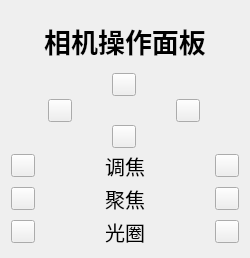
<?xml version="1.0" encoding="UTF-8"?>
<ui version="4.0">
 <class>CameraControl</class>
 <widget class="QWidget" name="CameraControl">
  <property name="geometry">
   <rect>
    <x>0</x>
    <y>0</y>
    <width>250</width>
    <height>258</height>
   </rect>
  </property>
  <property name="windowTitle">
   <string>Form</string>
  </property>
  <layout class="QVBoxLayout" name="verticalLayout_2">
   <item>
    <layout class="QVBoxLayout" name="verticalLayout" stretch="1,3,4">
     <property name="spacing">
      <number>3</number>
     </property>
     <item>
      <layout class="QGridLayout" name="gridLayout_3">
       <item row="0" column="0">
        <widget class="QLabel" name="label">
         <property name="maximumSize">
          <size>
           <width>16777215</width>
           <height>100</height>
          </size>
         </property>
         <property name="font">
          <font>
           <pointsize>20</pointsize>
           <italic>false</italic>
           <bold>true</bold>
           <underline>false</underline>
           <strikeout>false</strikeout>
          </font>
         </property>
         <property name="text">
          <string>相机操作面板</string>
         </property>
         <property name="alignment">
          <set>Qt::AlignCenter</set>
         </property>
        </widget>
       </item>
      </layout>
     </item>
     <item>
      <layout class="QGridLayout" name="gridLayout" rowstretch="1,1,1" columnstretch="1,1,1">
       <item row="1" column="2">
        <widget class="QToolButton" name="toolButton_right">
         <property name="styleSheet">
          <string notr="true">background-image: url(:/images/add_right.png);</string>
         </property>
         <property name="text">
          <string/>
         </property>
        </widget>
       </item>
       <item row="0" column="1">
        <widget class="QToolButton" name="toolButton_top">
         <property name="styleSheet">
          <string notr="true">background-image: url(:/images/add_top.png);</string>
         </property>
         <property name="text">
          <string/>
         </property>
        </widget>
       </item>
       <item row="1" column="0">
        <widget class="QToolButton" name="toolButton_left">
         <property name="styleSheet">
          <string notr="true">background-image: url(:/images/add_left.png);</string>
         </property>
         <property name="text">
          <string/>
         </property>
        </widget>
       </item>
       <item row="2" column="1">
        <widget class="QToolButton" name="toolButton_buttom">
         <property name="styleSheet">
          <string notr="true">background-image: url(:/images/add_bottom.png);</string>
         </property>
         <property name="text">
          <string/>
         </property>
        </widget>
       </item>
      </layout>
     </item>
     <item>
      <layout class="QGridLayout" name="gridLayout_2" rowstretch="1,1,1" columnstretch="1,1,1">
       <item row="2" column="2">
        <widget class="QToolButton" name="toolButton_iris_out">
         <property name="styleSheet">
          <string notr="true">QToolButton{
	border-image: url(:/images/add.png);
}
QToolButton:pressed{
	border-image: url(:/images/add_press.png);
}</string>
         </property>
         <property name="text">
          <string/>
         </property>
        </widget>
       </item>
       <item row="0" column="1">
        <widget class="QLabel" name="label_4">
         <property name="font">
          <font>
           <pointsize>15</pointsize>
          </font>
         </property>
         <property name="text">
          <string>调焦</string>
         </property>
         <property name="alignment">
          <set>Qt::AlignCenter</set>
         </property>
        </widget>
       </item>
       <item row="0" column="2">
        <widget class="QToolButton" name="toolButton_zoom_out">
         <property name="styleSheet">
          <string notr="true">QToolButton{
	border-image: url(:/images/add.png);
}
QToolButton:pressed{
	border-image: url(:/images/add_press.png);
}</string>
         </property>
         <property name="text">
          <string/>
         </property>
        </widget>
       </item>
       <item row="1" column="2">
        <widget class="QToolButton" name="toolButton_focus_out">
         <property name="styleSheet">
          <string notr="true">QToolButton{
	border-image: url(:/images/add.png);
}
QToolButton:pressed{
	border-image: url(:/images/add_press.png);
}</string>
         </property>
         <property name="text">
          <string/>
         </property>
        </widget>
       </item>
       <item row="2" column="0">
        <widget class="QToolButton" name="toolButton_iris_in">
         <property name="styleSheet">
          <string notr="true">QToolButton{
	border-image: url(:/images/reduce.png);
}
QToolButton:pressed{
	border-image: url(:/images/reduce_press.png);
}</string>
         </property>
         <property name="text">
          <string/>
         </property>
        </widget>
       </item>
       <item row="2" column="1">
        <widget class="QLabel" name="label_2">
         <property name="font">
          <font>
           <pointsize>15</pointsize>
          </font>
         </property>
         <property name="text">
          <string>光圈</string>
         </property>
         <property name="alignment">
          <set>Qt::AlignCenter</set>
         </property>
        </widget>
       </item>
       <item row="1" column="0">
        <widget class="QToolButton" name="toolButton_focus_in">
         <property name="styleSheet">
          <string notr="true">QToolButton{
	border-image: url(:/images/reduce.png);
}
QToolButton:pressed{
	border-image: url(:/images/reduce_press.png);
}</string>
         </property>
         <property name="text">
          <string/>
         </property>
        </widget>
       </item>
       <item row="0" column="0">
        <widget class="QToolButton" name="toolButton_zoom_in">
         <property name="styleSheet">
          <string notr="true">QToolButton{
	border-image: url(:/images/reduce.png);
}
QToolButton:pressed{
	border-image: url(:/images/reduce_press.png);
}</string>
         </property>
         <property name="text">
          <string/>
         </property>
        </widget>
       </item>
       <item row="1" column="1">
        <widget class="QLabel" name="label_3">
         <property name="font">
          <font>
           <pointsize>15</pointsize>
          </font>
         </property>
         <property name="text">
          <string>聚焦</string>
         </property>
         <property name="alignment">
          <set>Qt::AlignCenter</set>
         </property>
        </widget>
       </item>
      </layout>
     </item>
    </layout>
   </item>
  </layout>
 </widget>
 <resources/>
 <connections/>
</ui>
